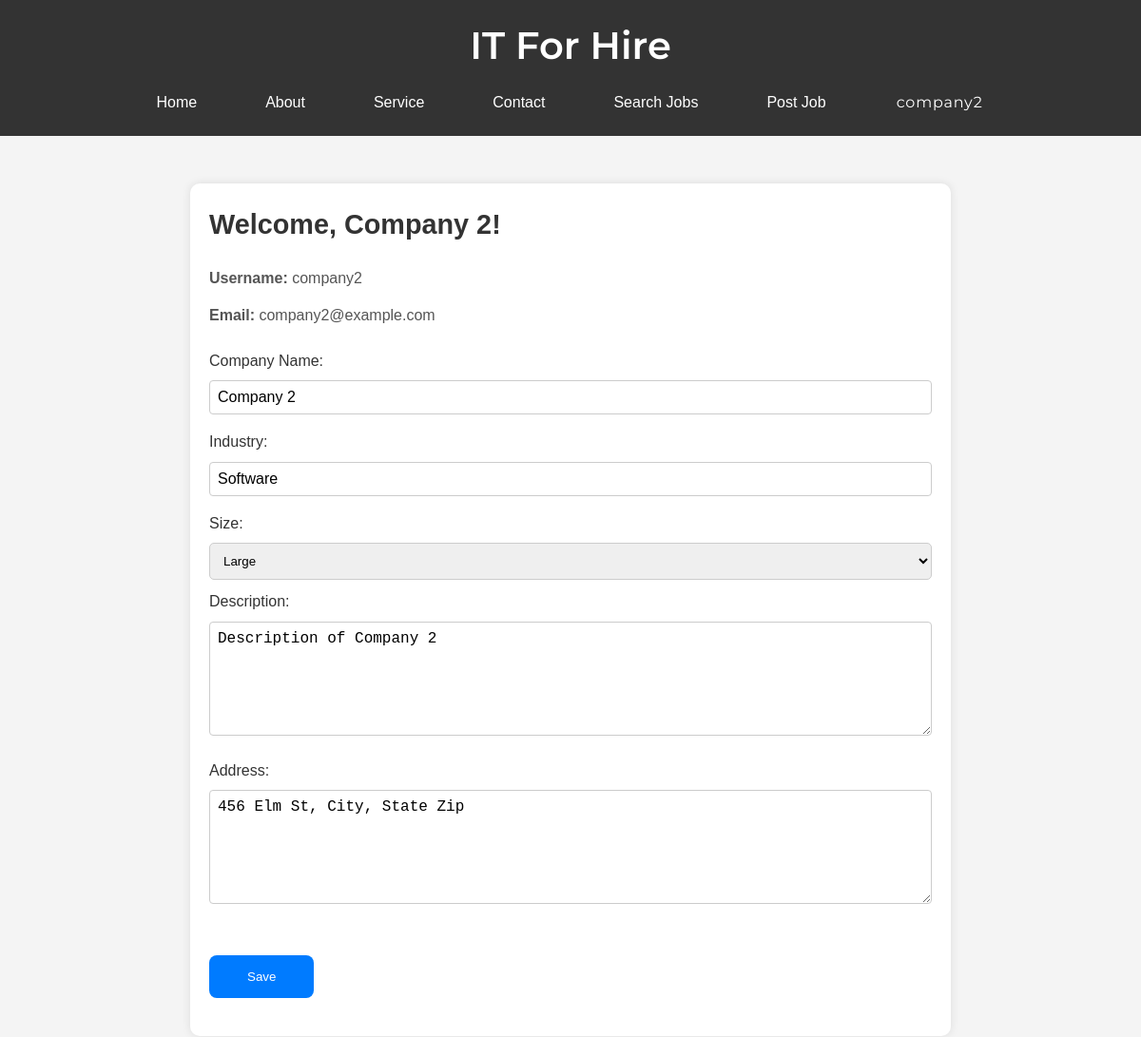
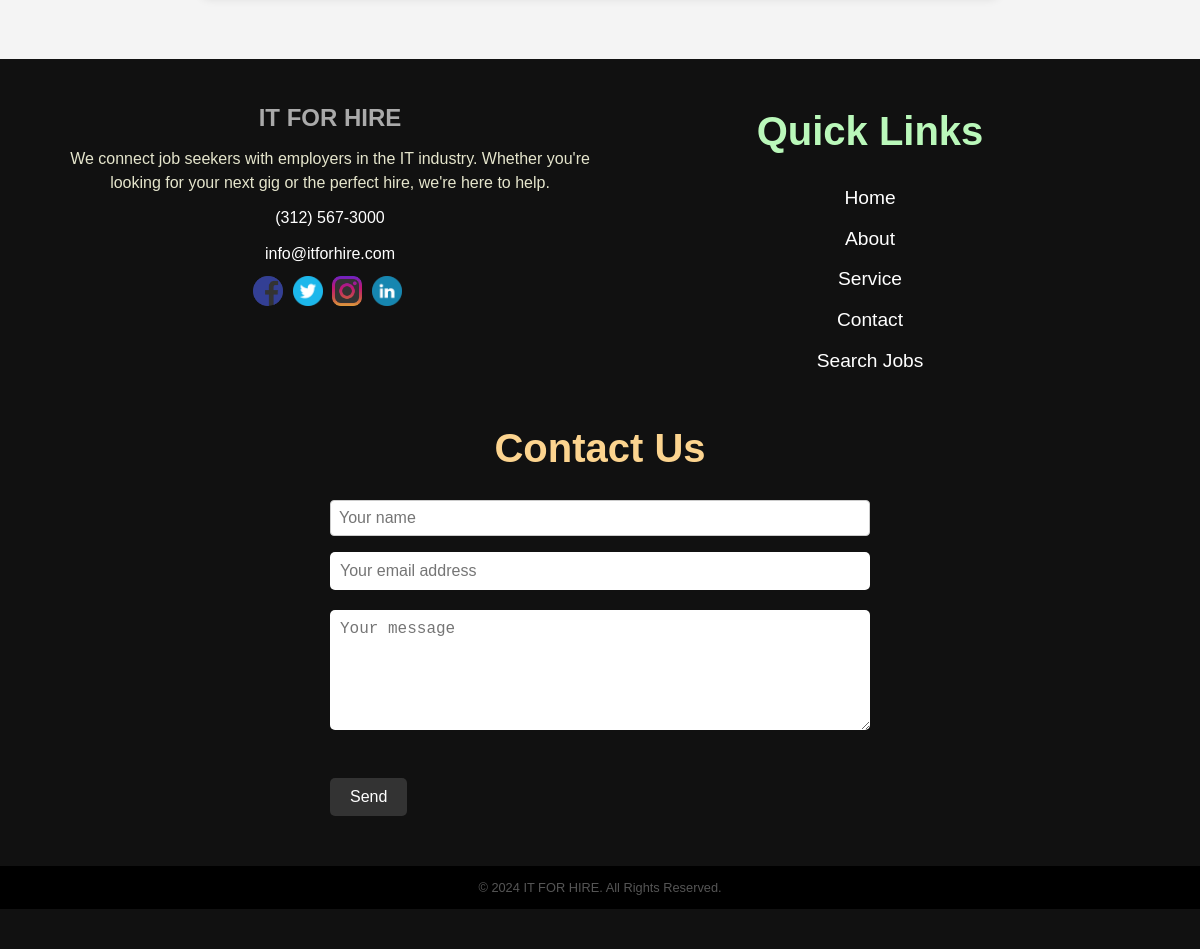
The page /profile_comp.php (signed in) on the database its author committed (2 pictures, top to bottom).
### tables this page shows
CREATE TABLE companies (
    company_id INT AUTO_INCREMENT PRIMARY KEY,
    username VARCHAR(50),
    password VARCHAR(255),
    email VARCHAR(100),
    company_name VARCHAR(100),
    industry VARCHAR(100),
    size ENUM('Small', 'Medium', 'Large'),
    description TEXT,
    address TEXT
);

### profile_comp.php (the view, shortened to what this page needs)
<?php
include('header.php');
include('db.php');
if (isset($_SESSION['company_id'])) {
    $company_id = $_SESSION['company_id'];
    $query = $conn->prepare("SELECT * FROM companies WHERE company_id = ?");
    $query->bind_param("i", $company_id);
    $query->execute();
    $result = $query->get_result();
    if ($result->num_rows > 0) {
        $row = $result->fetch_assoc();
        $username = $row['username'];
        $email = $row['email'];
        $company_name = $row['company_name'];
        $industry = $row['industry'];
        $size = $row['size'];
        $description = $row['description'];
        $address = $row['address'];
?>
        <!DOCTYPE html>
        <html lang="en">
        <head>
        </head>
        <body>
        <div class="profile-container">
            <div class="container">
                <h2>Welcome, <?php echo isset($company_name) ? $company_name : 'New Company User'; ?>!</h2>
                <div class="profile-info">
                    <p><strong>Username:</strong> <?php echo $username; ?></p>
                    <p><strong>Email:</strong> <?php echo $email; ?></p>
                    <form action="update_profile_comp.php" method="post" enctype="multipart/form-data">
                        <label for="company_name">Company Name:</label>
                        <input type="text" id="company_name" name="company_name" value="<?php echo isset($company_name) ? $company_name : ''; ?>"><br>
                        <label for="industry">Industry:</label>
                        <input type="text" id="industry" name="industry" value="<?php echo isset($industry) ? $industry : ''; ?>"><br>
                        <label for="size">Size:</label>
                        <select id="size" name="size">
                            <option value="Large" <?php if ($size === 'Large') echo 'selected'; ?>>Large</option>
                        </select><br>
                        <label for="description">Description:</label>
                        <textarea id="description" name="description"><?php echo isset($description) ? $description : ''; ?></textarea><br>
                        <label for="address">Address:</label>
                        <textarea id="address" name="address"><?php echo isset($address) ? $address : ''; ?></textarea><br>
                        <input type="submit" value="Save">
                    </form>
                </div>
            </div>
        </div>
        <?php
    } else {
        echo "<p>Error: Company information not found in the database.</p>";
    }
} else {
    echo "<p>Error: Company ID not set.</p>";
}
include('footer.php');
?>

### css/style.css (style rules this page uses)
:root { --header-bg-color: #333; }
body { font-family: Arial, sans-serif; background-color: #c9d0d4; margin: 0 auto; max-width: 1980px; }
h2 { font-size: 1.8rem; margin-bottom: 20px; color: #333; }
p { line-height: 1.8; margin-bottom: 10px; color: #555; }
.container { position: relative; width: 100%; height: 400px; margin: 0 auto; padding: 20px; box-sizing: border-box; }
* { margin: 0; padding: 0; box-sizing: border-box; }
body { font-family: 'Montserrat', sans-serif; background-color: #f5f5f5; color: #333; line-height: 1.6; padding: 20px; }

### css/footer.css (style rules this page uses)
.contact-form input[type="email"], .contact-form textarea, form input[type="text"], form input[type="email"], form textarea { width: 100%; padding: 10px; margin-bottom: 20px; border: none; border-radius: 5px; font-size: 1rem; }
.contact-form textarea, form textarea { height: 120px; }
body { font-family: Arial, sans-serif; line-height: 1.6; margin: 0; padding: 0; background-color: #f4f4f4; }
form label { display: block; margin-bottom: 0.5rem; }

### profile_comp.php (style rules this page uses)
body { font-family: Arial, sans-serif; margin: 0; padding: 0; background-color: #f4f4f4; }
.container { max-width: 800px; margin: 20px auto 10px; background-color: #fff; padding: 20px; border-radius: 10px; box-shadow: 0 0 10px rgba(0, 0, 0, 0.1); height: 100%; }
h2 { margin-top: 0; }
form { margin-top: 20px; margin-bottom: 20px; }
label { display: block; margin-bottom: 5px; }
input[type="text"], input[type="date"], input[type="file"], select, textarea { width: 100%; padding: 10px; margin-bottom: 10px; border: 1px solid #ccc; border-radius: 5px; }
input[type="submit"] { background-color: #007bff; color: #fff; border: none; padding: 15px 40px; border-radius: 8px; cursor: pointer; margin-top: 30px; }
.profile-container { min-height: calc(50vh - 50px); padding-bottom: 50px; margin-top: 50px; }

### footer.php (style rules this page uses)
form input[type="text"], form input[type="email"], form textarea { width: 100%; padding: 0.5rem; margin-bottom: 1rem; border: 1px solid #ccc; border-radius: 4px; box-sizing: border-box; }

### rows shown on the page
companies: company_name "Company 2", username "company2", email "company2@example.com", industry "Software", size "Large", description "Description of Company 2", address "456 Elm St, City, State Zip"

### other values the page prints
$_SESSION['company_name'] "company2"
